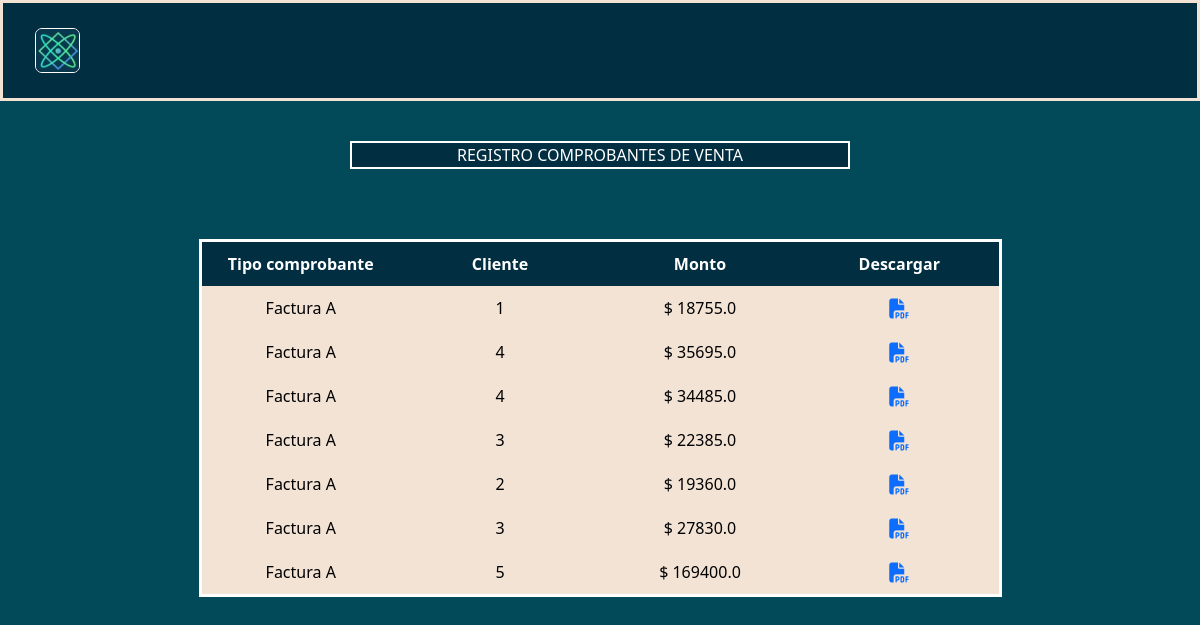
The app's page /registros/registroventa with its own data.
### AppFactura/models.py (models this page shows, shortened)
class TipoComprobante(models.Model):
    id_tipo_comprobante = models.IntegerField(primary_key = True)
    nombre = models.CharField(max_length=50)
    letra = models.CharField(max_length=1)
    created = models.DateTimeField(auto_now_add=True)
    updated = models.DateTimeField(auto_now_add=True)
    class Meta:
        verbose_name = "TipoComprobante"
        verbose_name_plural = "TipoComprobantes"

class ComprobanteV (models.Model):
    user = models.ForeignKey(User, on_delete=models.CASCADE)
    id_puntoventa = models.IntegerField()
    id_tipocomprobante = models.IntegerField()
    id_cliente = models.IntegerField()
    monto_total = models.FloatField()
    created = models.DateTimeField(auto_now_add=True)
    updated = models.DateTimeField(auto_now_add=True)
    class Meta:
        verbose_name = "ComprobanteV"
        verbose_name_plural = "ComprobantesV"
        ordering = ['id']

### AppRegistros/views.py (the view)
# urls.py: path('registroventa', views.registrosventa, name="Registrosventa"),
def registrosventa(request):
    registroventa = ComprobanteV.objects.all()
    tipocomprobante = TipoComprobante.objects.all()
    return render(request, "AppRegistros/registrosventa.html", {'regven':registroventa, 'tipo':tipocomprobante})

### AppAgregar/context_processor.py (called while the page is built)
def importe_total(request):
    total=0.0
    if request.user.is_authenticated:
        if "agregar" in request.session.keys():
                for key, value in request.session['agregar'].items():
                        total=total+value['totalcant']
    return {'importe_total': total}

def importe_totalsiniva(request):
    total=0.0
    if request.user.is_authenticated:
        if "agregar" in request.session.keys():
                for key, value in request.session['agregar'].items():
                        total=total+value['subtotal']
    return {'totalsiniva': total}

### AppAgregarV/context_processor.py (called while the page is built)
def importe_total(request):
    total=0.0
    if request.user.is_authenticated:
        if "agregarv" in request.session.keys():
                for key, value in request.session['agregarv'].items():
                        total=total+value['totalcant']
    return {'totalventaIVA': total}

def importe_totalsiniva(request):
    total=0.0
    if request.user.is_authenticated:
        if "agregarv" in request.session.keys():
                for key, value in request.session['agregarv'].items():
                        total=total+value['subtotal']
    return {'totalventa': total}

### AppRegistros/templates/AppRegistros/registrosventa.html
{% extends "base/base.html" %}
{% load static %}
{% block content %}
<div class="cregistro">
    <p style="background-color: #012E40; color: white; width: 500px; border: solid white 2px">REGISTRO COMPROBANTES DE VENTA</p>
    <div class="tregistro">
        <table class="tbregistro">
            <thead class="htregistro">
                <th class="celdareg">Tipo comprobante</th>
                <th class="celdareg">Cliente</th>
                <th class="celdareg">Monto</th>
                <th class="celdareg">Descargar</th>
            </thead>
            <tbody>
                {% if regven %}
                    {% if tipo %}
                        {% for rv in regven %}
                            {% for x in tipo %}
                                {% if rv.id_tipocomprobante == x.id_tipo_comprobante %}
                                    <tr>
                                        <td class="celdareg">{{x.nombre}} {{x.letra}}</td>
                                        <td class="celdareg">{{rv.id_cliente}}</td>
                                        <td class="celdareg">$  {{rv.monto_total}}</td>
                                        <td class="celdareg"><a href="{% url 'export-pdf' rv.id %}"><i class="fa-solid fa-file-pdf fa-lg"></i></a></td>
                                    </tr>
                                {% endif %}
                            {% endfor %}
                        {% endfor %}
                    {% endif %}
                {% endif %}
            </tbody>
        </table>
    </div>
</div>
{% endblock %}

### static/base/css/styles.css (style rules this page uses)
.bodybase { background: #024959; background-attachment: fixed; }
.cregistro { margin-top: 40px; text-align: -webkit-center; }
.tregistro { margin-top: 70px; height: 400px; overflow-y: auto; overflow-x: hidden; width: fit-content; }
.tbregistro { background-color: #F2E3D5; color: rgb(0, 0, 0); border: solid white; }
.htregistro { background-color: #012E40; color: white; border-radius: 10px; margin-left: 20px; }
.celdareg { width: 200px; text-align: left; padding: 10px; text-align: -webkit-center; }

### records on screen
ComprobanteV: id_cliente "1", monto_total "18755.0"
TipoComprobante: nombre "Factura", letra "A"
ComprobanteV: id_cliente "4", monto_total "35695.0"
ComprobanteV: id_cliente "4", monto_total "34485.0"
ComprobanteV: id_cliente "3", monto_total "22385.0"
ComprobanteV: id_cliente "2", monto_total "19360.0"
ComprobanteV: id_cliente "3", monto_total "27830.0"
ComprobanteV: id_cliente "5", monto_total "169400.0"
